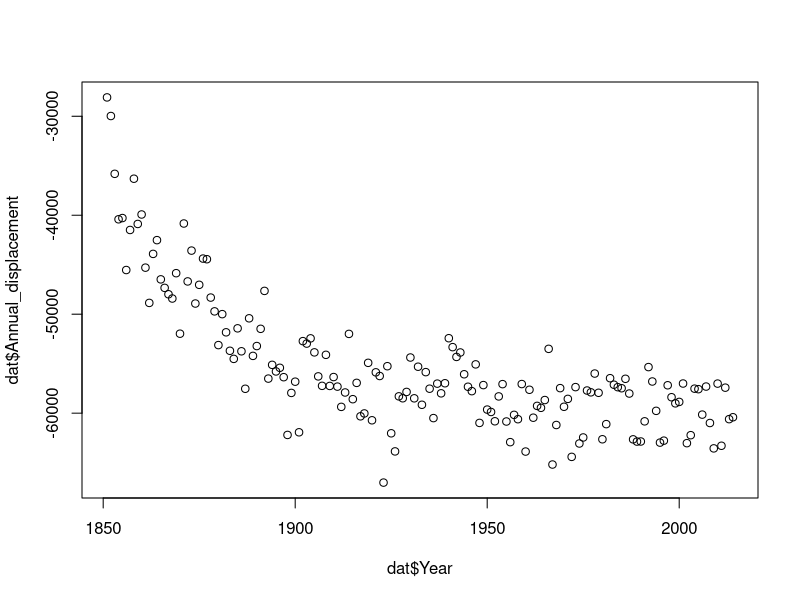
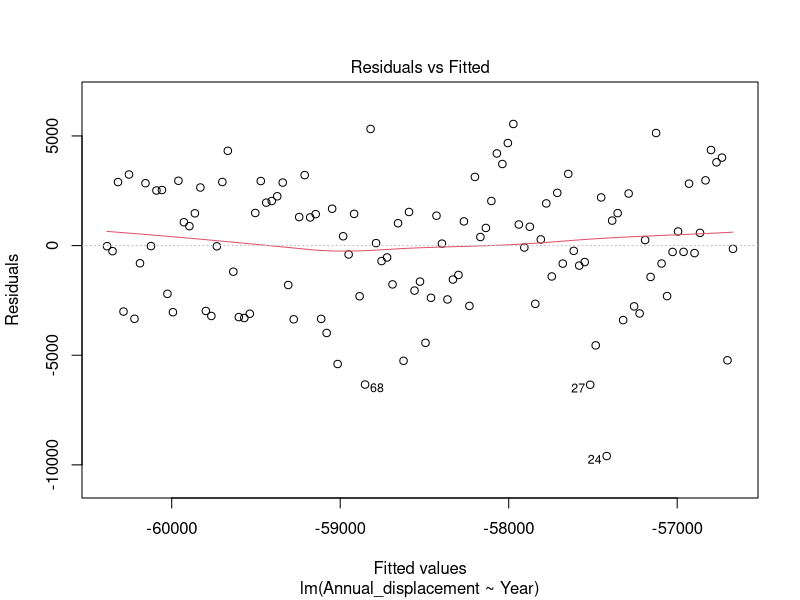
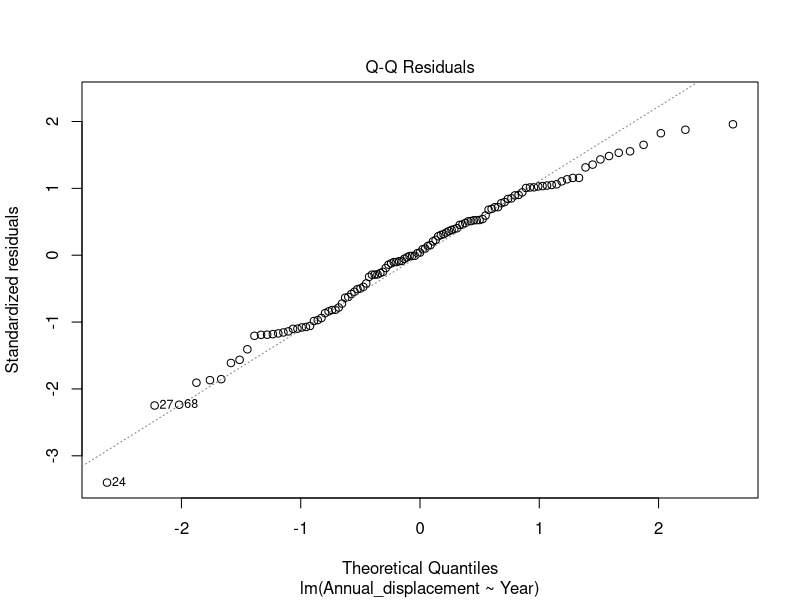
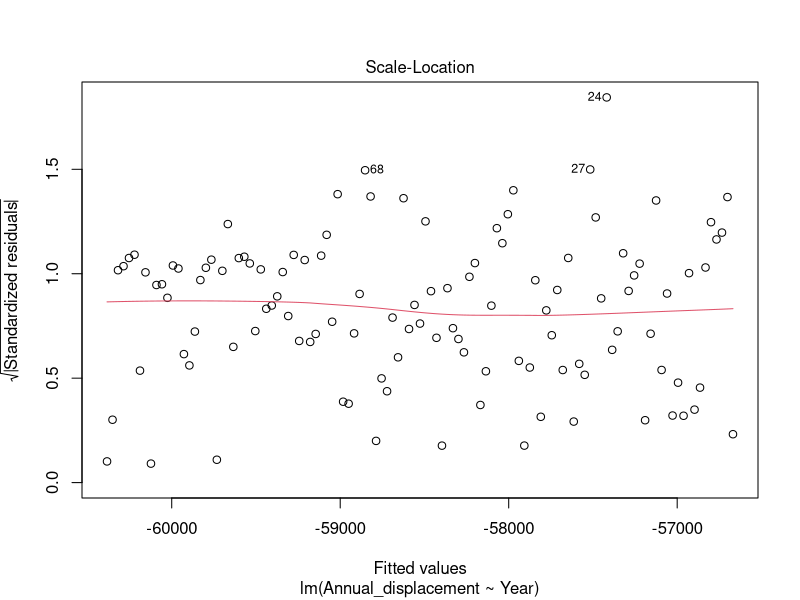
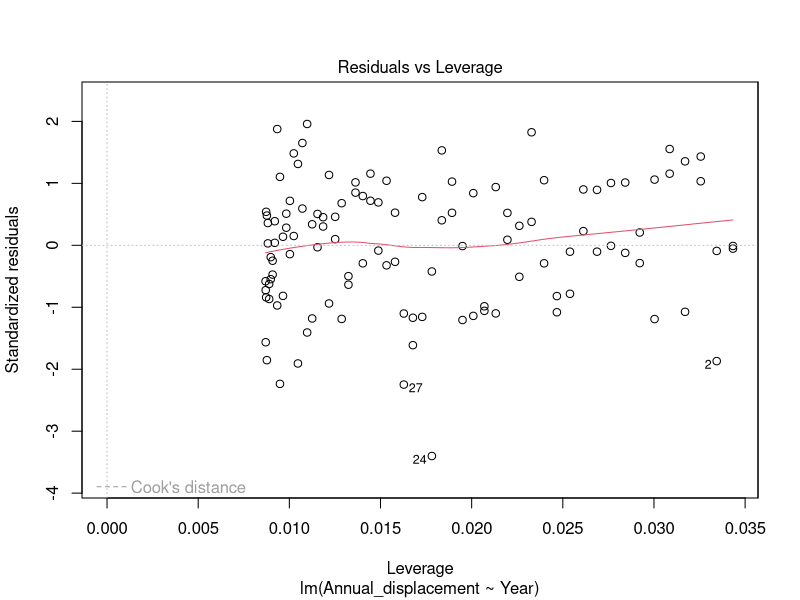
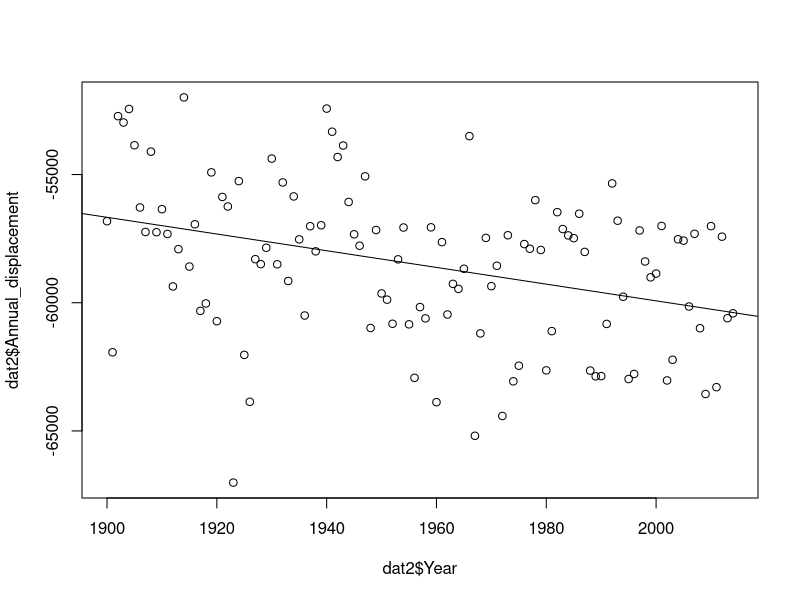
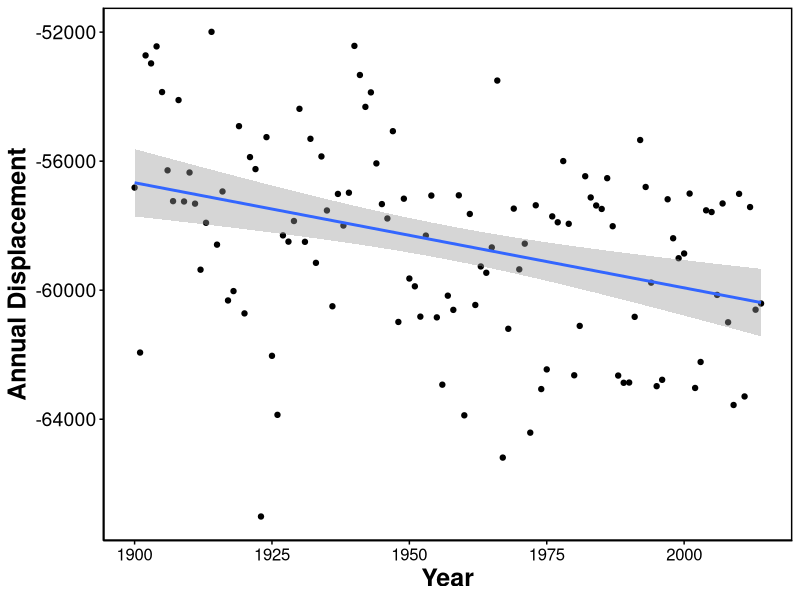
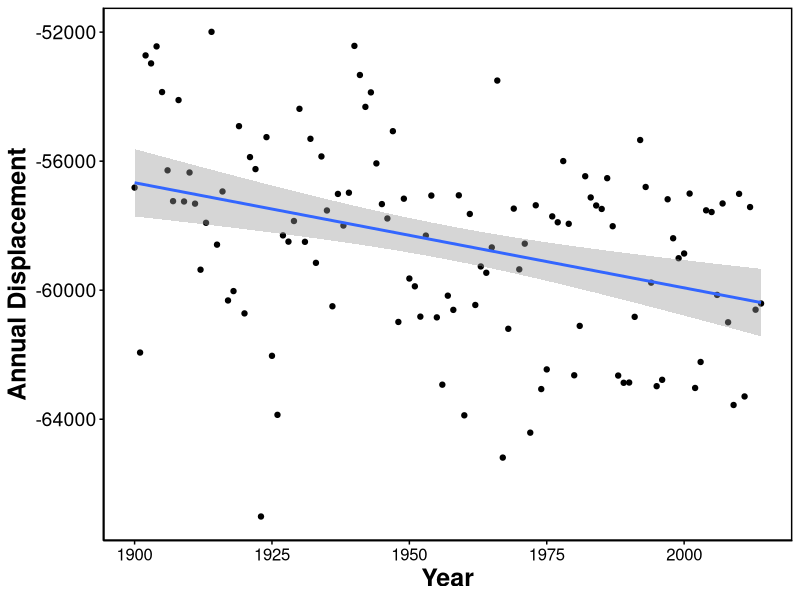

Source code (R) for these figures, in order:
# Analysis of modelled wind data

#install.packages(c("effects", "lubridate", "ggplot2", "splines", "dplyr"))

library(lubridate)
library(ggplot2)
library(effects)
library(splines)
library(dplyr)


mydata <- read.csv("Wind Data/135 degree/Sydney_Daily Modelled Wind Data Final 135 degree.csv", header = T)
soi_data <- read.csv("SOI data long.csv", header = T)

head(mydata)

mydata <- left_join(mydata, soi_data, by = c("Year", "Month"))

mydata$Date <- paste0(mydata$Year,"-",mydata$Month,"-",mydata$Day)
mydata$Date <- as.Date(mydata$Date)

str(mydata)

dat <- mydata %>% group_by(Year) %>% summarise(Annual_displacement = sum(displacement))
head(dat)

plot(dat$Year, dat$Annual_displacement)

dat2 <- subset(dat, Year >= 1900)

fit1 <- lm(Annual_displacement ~ Year, data = dat2)
plot(fit1)
summary(fit1)
plot(dat2$Year, dat2$Annual_displacement)
abline(fit1)

p1 <- ggplot(dat2, aes(x = Year, y = Annual_displacement)) + geom_point() + geom_smooth(method = "lm") +
  theme_classic() + ylab("Annual Displacement") + xlab("Year") +
  theme(axis.title.x = element_text(face="bold", colour="black", size = 18),
        axis.text.x  = element_text(colour="black", size = 12), 
        axis.title.y = element_text(face="bold", colour="black", size = 18),
        axis.text.y  = element_text(colour="black", size = 14),
        axis.ticks = element_line(colour="black"),
        #strip.text = element_text(colour="black", face = "bold", size = 14),
        #strip.background = element_rect(colour = "white"),
        #legend.justification=c(1,0), legend.position="right",
        panel.border = element_rect(colour = "black", fill=NA, size = 1),
        #legend.key.size = unit(1, "cm"),
        #legend.title = element_text(face = "bold", size = 14),
        #legend.text = element_text(size = 12, face = "bold"))
  )
p1

ggsave("plots/Historical SE Wind Change.pdf", height = 14.8, width = 21, units = "cm")
ggsave("plots/Historical SE Wind Change.png", height = 14.8, width = 21, units = "cm", dpi = 600)


#mydata$Time <- ymd_hms(mydata$Time, tz="GMT")

#p <- ggplot(mydata, aes(Time, Wind.speed.adjusted)) + geom_point() + geom_smooth()
#p
# 
# # Harmonic is to fit Hour and DOY
# Harm <- function (theta, k = 4) {
#   X <- matrix(0, length(theta), 2 * k)
#   nam <- as.vector(outer(c("c", "s"), 1:k, paste, sep = ""))
#   dimnames(X) <- list(names(theta), nam)
#   m <- 0
#   for (j in 1:k) {
#     X[, (m <- m + 1)] <- cos(j * theta)
#     X[, (m <- m + 1)] <- sin(j * theta)
#   }
#   X
# }
# 
# # Make cyclic month and hour and day of year
# mydata$Harm_Month <- (mydata$Month/12) * 2 * pi
# #mydata$Harm_Hour <- (mydata$Hour/24) * 2 * pi
# mydata$DayofYear <- yday(mydata$Date)
# mydata$Harm_DayofYear <- (mydata$DayofYear/366) * 2 * pi
# 
# head(mydata)
# str(mydata)
# 
# p1 <- ggplot(mydata, aes(Date, displacement)) + geom_point(alpha = 0.2) + geom_smooth() +
#   ylab("Monthly Onshore Displacement (km)") + theme_classic()
# p1
# 
# 
# # 
# # Linear Modelling
# # Tested log10 response doesn't work - very poor model assumptions
# 
# fit1 <- lm(displacement ~ Date, data = mydata)
# plot(fit1)
# summary(fit1)
# plot(allEffects(fit1))
# 
# 
# # Need to scale winds again
# 
# 
# 
# # fit2 <- lm(Wind.speed.adjusted ~ Year, data = mydata)
# # summary(fit2)
# # plot(allEffects(fit2))
# # 
# # 
# # fit3 <- lm(Wind.speed.adjusted ~ Year + Harm(Harm_Month, k = 1), data = mydata)
# # summary(fit3)
# # plot(allEffects(fit3))
# # 
# # fit4 <- lm(Wind.speed.adjusted ~ Year + Harm(Harm_Month, k = 1) + Harm(Harm_Hour, k = 1), data = mydata)
# # summary(fit4)
# # plot(allEffects(fit4))
# # plot(fit4)
# # 
# # fit5 <- lm(Wind.speed.adjusted ~ Year + Harm(Harm_DayofYear, k = 1) + Harm(Harm_Hour, k = 1) + SOI, data = mydata)
# # summary(fit5)
# # plot(allEffects(fit5))
# # plot(fit5)
# # 
# # # Raw speed - No sign adjustment - Year pattern flips
# # fit6 <- lm(Speed_km_hr ~ Year + Harm(Harm_DayofYear, k = 1) + Harm(Harm_Hour, k = 1), data = mydata)
# # summary(fit6)
# # plot(allEffects(fit6))
# # plot(fit5)
# 
# 
# ### Trying monthly bins like other analysis
# 
# dat <- mydata %>% group_by(Year, Month) %>%
#   summarise(displacement = ((sum(Wind.speed.adjusted, na.rm = TRUE)*3)), SOI_mean = mean(SOI), count = n())
# 
# dat$Harm_Month <- (dat$Month/12) * 2 * pi
# head(dat)
# 
# write.csv(dat, "Wind Data/Sydney Modelled Wind Data Final monthly binned.csv", row.names = FALSE)
# 
# ### Now try analysis again
# 
# fit1 <- lm(displacement ~ Year, data = dat)
# plot(fit1)
# summary(fit1)
# plot(allEffects(fit1))
# 
# fit2 <- lm(displacement ~ Year + Harm(Harm_Month, k = 2), data = dat)
# plot(fit2)
# summary(fit2)
# plot(allEffects(fit2))
# 
# fit3 <- lm(displacement ~ Harm(Harm_Month, k = 2), data = dat)
# plot(fit3)
# summary(fit3)
# plot(allEffects(fit3))
# AIC(fit3)
# 
# k <- length(coef(fit2))
# k
# 
# n <- nrow(dat)
# n
# 
# fit2_AIC <- AIC(fit2, k = k)
# fit2_AICc <- (fit2_AIC + ((2 * (k + 1))/(n - k - 1)))
# fit2_AICc
# 
# fit5 <- lm(displacement ~ Year + Harm(Harm_Month, k = 2) + SOI_mean, data = dat)
# plot(fit5)
# summary(fit5)
# plot(allEffects(fit5))
# AIC(fit5)
# 
# k <- length(coef(fit5))
# k
# 
# n <- nrow(dat)
# n
# 
# fit5_AIC <- AIC(fit5, k = k)
# fit5_AICc <- (fit5_AIC + ((2 * (k + 1))/(n - k - 1)))
# fit5_AICc
# 
# p1 <- ggplot(dat, aes(Year, displacement)) + geom_point(alpha = 0.2) + geom_smooth(method = "lm") +
#   ylab("Monthly Onshore Displacement (km)") + theme_classic()
# p1
# 
# p2 <- ggplot(dat, aes(Year, displacement)) + geom_point(alpha = 0.2) + geom_smooth(method = "lm") +
#   ylab("Monthly Onshore Displacement (km)") + theme_classic() + facet_wrap(~Month)
# p2
# 
# p3 <- ggplot(dat, aes(Year, displacement)) + geom_point(alpha = 0.2) + geom_smooth() +
#   ylab("Monthly Onshore Displacement (km)") + theme_classic()
# p3
# 
# p3 <- ggplot(dat, aes(Month, displacement)) + geom_point(alpha = 0.2) + geom_smooth() +
#   ylab("Monthly Onshore Displacement (km)") + theme_classic()
# p3
# 
# p3 <- ggplot(dat, aes(Month, displacement)) + geom_point(alpha = 0.2) + geom_smooth() +
#   ylab("Monthly Onshore Displacement (km)") + theme_classic() + facet_wrap(~Year)
# p3
# 
# 
# #### Testing on specific months
# # January - July
# 
# dat2 <- subset(dat, Month <= 7)
# 
# fit1_sm <- lm(displacement ~ Year , data = dat2) #+ SOI_mean
# plot(fit1_sm)
# summary(fit1_sm)
# plot(allEffects(fit1_sm))
# 
# p_Jan_July <- ggplot(dat2, aes(Year, displacement)) + geom_point(alpha = 0.2) + geom_smooth(method = "lm") +
#   ylab("Monthly Onshore Displacement (km)") + theme_classic()
# p_Jan_July
# 
# # April - September
# dat3 <- subset(dat, Month <= 9 & Month >= 4)
# 
# fit2_sm <- lm(displacement ~ Year , data = dat3) # + SOI_mean
# plot(fit2_sm)
# summary(fit2_sm)
# plot(allEffects(fit2_sm))
# 
# p_April_Sept <- ggplot(dat3, aes(Year, displacement)) + geom_point(alpha = 0.2) + geom_smooth(method = "lm") +
#   ylab("Monthly Onshore Displacement (km)") + theme_classic()
# p_April_Sept
# 
# # April - July
# dat4 <- subset(dat, Month >= 4 & Month <= 7)
# 
# fit4_sm <- lm(displacement ~ Year , data = dat4)
# plot(fit4_sm)
# summary(fit4_sm)
# plot(allEffects(fit4_sm))
# 
# p_April_July <- ggplot(dat4, aes(Year, displacement)) + geom_point(alpha = 0.2) + geom_smooth(method = "lm") +
#   ylab("Monthly Onshore Displacement (km)") + theme_classic()
# p_April_July
# 
# # July - August
# dat5 <- subset(dat, Month >= 7 & Month <= 8)
# 
# fit5_sm <- lm(displacement ~ Year , data = dat5)
# plot(fit5_sm)
# summary(fit5_sm)
# plot(allEffects(fit5_sm))
# 
# p_July_August <- ggplot(dat5, aes(Year, displacement)) + geom_point(alpha = 0.2) + geom_smooth(method = "lm") +
#   ylab("Monthly Onshore Displacement (km)") + theme_classic()
# p_July_August
# 
# 
# # November - April
# dat6 <- subset(dat, Month >= 11 | Month <= 4)
# 
# fit6_sm <- lm(displacement ~ Year , data = dat6)
# plot(fit6_sm)
# summary(fit6_sm)
# plot(allEffects(fit6_sm))
# 
# p_November_April <- ggplot(dat6, aes(Year, displacement)) + geom_point(alpha = 0.2) + geom_smooth(method = "lm") +
#   ylab("Monthly Onshore Displacement (km)") + theme_classic()
# p_November_April
# 
